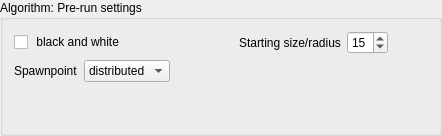
                 <widget class="QGroupBox" name="groupBox">
                  <property name="title">
                   <string>Algorithm: Pre-run settings</string>
                  </property>
                  <layout class="QGridLayout" name="gridLayout_7">
                   <item row="0" column="0">
                    <layout class="QHBoxLayout" name="horizontalLayout_15">
                     <item>
                      <layout class="QVBoxLayout" name="verticalLayout_10">
                       <item>
                        <layout class="QVBoxLayout" name="verticalLayout_3">
                         <item>
                          <layout class="QHBoxLayout" name="horizontalLayout_3">
                           <item>
                            <widget class="QCheckBox" name="bw_checkbox">
                             <property name="text">
                              <string> black and white</string>
                             </property>
                            </widget>
                           </item>
                           <item>
                            <spacer name="horizontalSpacer_2">
                             <property name="orientation">
                              <enum>Qt::Horizontal</enum>
                             </property>
                             <property name="sizeHint" stdset="0">
                              <size>
                               <width>58</width>
                               <height>20</height>
                              </size>
                             </property>
                            </spacer>
                           </item>
                           <item>
                            <widget class="QLabel" name="label">
                             <property name="text">
                              <string>Starting size/radius</string>
                             </property>
                            </widget>
                           </item>
                           <item>
                            <widget class="QSpinBox" name="startsize">
                             <property name="value">
                              <number>15</number>
                             </property>
                            </widget>
                           </item>
                          </layout>
                         </item>
                         <item>
                          <layout class="QHBoxLayout" name="horizontalLayout_4">
                           <item>
                            <widget class="QLabel" name="label_6">
                             <property name="text">
                              <string>Spawnpoint</string>
                             </property>
                            </widget>
                           </item>
                           <item>
                            <widget class="QComboBox" name="spawn_combo">
                             <item>
                              <property name="text">
                               <string>distributed</string>
                              </property>
                             </item>
                             <item>
                              <property name="text">
                               <string>centre</string>
                              </property>
                             </item>
                             <item>
                              <property name="text">
                               <string>custom</string>
                              </property>
                             </item>
                            </widget>
                           </item>
                           <item>
                            <spacer name="horizontalSpacer_3">
                             <property name="orientation">
                              <enum>Qt::Horizontal</enum>
                             </property>
                             <property name="sizeHint" stdset="0">
                              <size>
                               <width>218</width>
                               <height>20</height>
                              </size>
                             </property>
                            </spacer>
                           </item>
                          </layout>
                         </item>
                        </layout>
                       </item>
                       <item>
                        <spacer name="verticalSpacer">
                         <property name="orientation">
                          <enum>Qt::Vertical</enum>
                         </property>
                         <property name="sizeHint" stdset="0">
                          <size>
                           <width>20</width>
                           <height>40</height>
                          </size>
                         </property>
                        </spacer>
                       </item>
                      </layout>
                     </item>
                     <item>
                      <spacer name="horizontalSpacer_15">
                       <property name="orientation">
                        <enum>Qt::Horizontal</enum>
                       </property>
                       <property name="sizeHint" stdset="0">
                        <size>
                         <width>40</width>
                         <height>20</height>
                        </size>
                       </property>
                      </spacer>
                     </item>
                    </layout>
                   </item>
                  </layout>
                 </widget>
